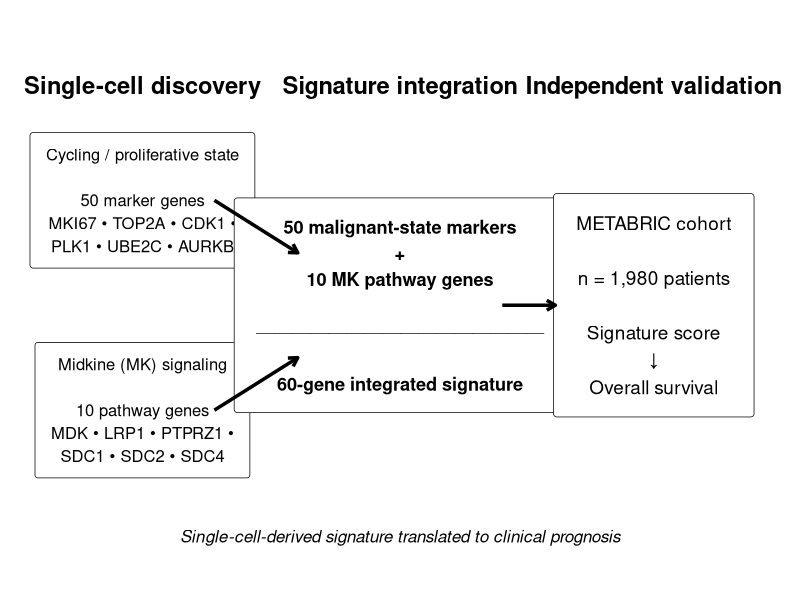
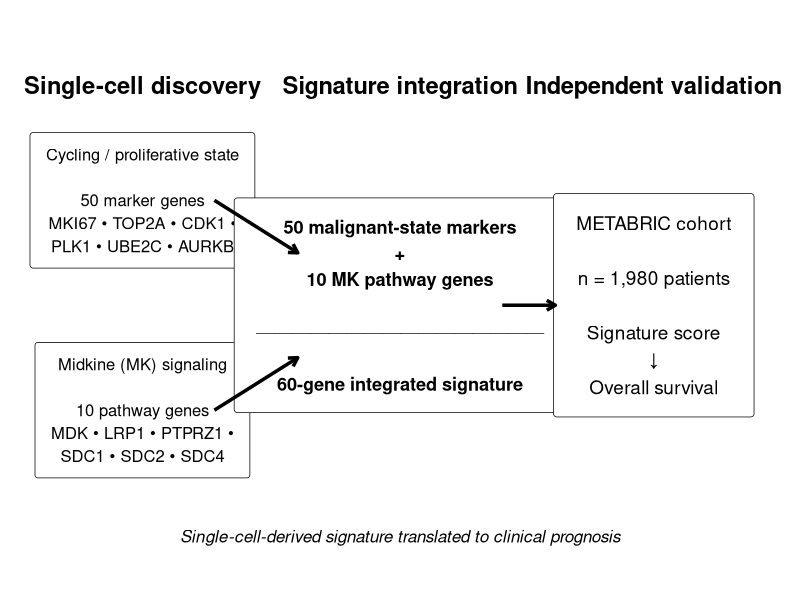

The R source for these figures, in order: (Note: this script raises an error after producing the figures.)
# ============================================================
# FIGURE 6A —60-GENE SIGNATURE SCHEMATIC
# ============================================================

library(ggplot2)
library(grid)

# ------------------------------------------------------------
# Create publication-style schematic
# ------------------------------------------------------------

p6A <- ggplot() +
  
  # ==========================================================
# LEFT: SINGLE-CELL DISCOVERY
# ==========================================================

annotate(
  "text",
  x = 1.6,
  y = 4.65,
  label = "Single-cell discovery",
  fontface = "bold",
  size = 6
) +
  
  # Cycling state
  annotate(
    "label",
    x = 1.6,
    y = 3.55,
    label =
      "Cycling / proliferative state\n\n50 marker genes\nMKI67 • TOP2A • CDK1 •\nPLK1 • UBE2C • AURKB",
    size = 4.2,
    lineheight = 1.15,
    label.padding = unit(0.8, "lines"),
    label.r = unit(0.15, "lines")
  ) +
  
  # MK pathway
  annotate(
    "label",
    x = 1.6,
    y = 1.55,
    label =
      "Midkine (MK) signaling\n\n10 pathway genes\nMDK • LRP1 • PTPRZ1 •\nSDC1 • SDC2 • SDC4",
    size = 4.2,
    lineheight = 1.15,
    label.padding = unit(0.8, "lines"),
    label.r = unit(0.15, "lines")
  ) +
  
  # ==========================================================
# CENTER: INTEGRATION
# ==========================================================

annotate(
  "text",
  x = 5,
  y = 4.65,
  label = "Signature integration",
  fontface = "bold",
  size = 6
) +
  
  annotate(
    "label",
    x = 5,
    y = 2.55,
    label =
      "50 malignant-state markers\n+\n10 MK pathway genes\n\n────────────────\n\n60-gene integrated signature",
    size = 4.6,
    lineheight = 1.2,
    fontface = "bold",
    label.padding = unit(1.0, "lines"),
    label.r = unit(0.15, "lines")
  ) +
  
  # Arrows from left to center
  annotate(
    "segment",
    x = 2.55,
    xend = 3.65,
    y = 3.55,
    yend = 3.05,
    linewidth = 1.2,
    arrow = arrow(length = unit(0.25, "cm"))
  ) +
  
  annotate(
    "segment",
    x = 2.55,
    xend = 3.65,
    y = 1.55,
    yend = 2.05,
    linewidth = 1.2,
    arrow = arrow(length = unit(0.25, "cm"))
  ) +
  
  # ==========================================================
# RIGHT: CLINICAL VALIDATION
# ==========================================================

annotate(
  "text",
  x = 8.35,
  y = 4.65,
  label = "Independent validation",
  fontface = "bold",
  size = 6
) +
  
  annotate(
    "label",
    x = 8.35,
    y = 2.55,
    label =
      "METABRIC cohort\n\nn = 1,980 patients\n\nSignature score\n↓\nOverall survival",
    size = 4.8,
    lineheight = 1.2,
    label.padding = unit(1.0, "lines"),
    label.r = unit(0.15, "lines")
  ) +
  
  # Arrow center → right
  annotate(
    "segment",
    x = 6.35,
    xend = 7.05,
    y = 2.55,
    yend = 2.55,
    linewidth = 1.2,
    arrow = arrow(length = unit(0.25, "cm"))
  ) +
  
  # ==========================================================
# FINAL EMPHASIS
# ==========================================================

annotate(
  "text",
  x = 5,
  y = 0.35,
  label =
    "Single-cell-derived signature translated to clinical prognosis",
  fontface = "italic",
  size = 4.3
) +
  
  theme_void() +
  
  xlim(0.2, 9.8) +
  ylim(0, 5.2)

# ------------------------------------------------------------
# Display
# ------------------------------------------------------------

print(p6A)

# ------------------------------------------------------------
# Save high-resolution outputs
# ------------------------------------------------------------

dir.create(
  "figures/Signature",
  recursive = TRUE,
  showWarnings = FALSE
)

ggsave(
  "figures/Signature/Figure6A_60Gene_Signature_Construction.png",
  p6A,
  width = 13,
  height = 6,
  dpi = 600,
  bg = "white"
)


cat(
  "\nFigure 6A publication-style schematic generated successfully.\n"
)
# ============================================================
# FIGURE 6B
# METABRIC SIGNATURE-SCORE DISTRIBUTION
# ============================================================

bulk <- read_csv(
  "results/TME/bulk_signature_scores.csv",
  show_col_types = FALSE
)

cat("\n========================================\n")
cat("METABRIC signature-score file\n")
cat("========================================\n")

print(colnames(bulk))
print(head(bulk))

# ------------------------------------------------------------
# Identify numeric score column
# ------------------------------------------------------------

numeric_cols <- names(
  bulk[
    sapply(bulk, is.numeric)
  ]
)

# Remove obvious clinical variables if present
numeric_cols <- numeric_cols[
  !grepl(
    "age|year|time|months|status|event|death",
    numeric_cols,
    ignore.case = TRUE
  )
]

if (length(numeric_cols) == 0) {
  stop(
    "Could not identify the signature-score column automatically."
  )
}

score_col <- numeric_cols[1]

cat("\nUsing signature-score column:", score_col, "\n")

# ------------------------------------------------------------
# Clean data
# ------------------------------------------------------------

bulk_plot <- bulk %>%
  filter(!is.na(.data[[score_col]]))

median_score <- median(
  bulk_plot[[score_col]],
  na.rm = TRUE
)

cat("Median signature score:", median_score, "\n")

# ------------------------------------------------------------
# Plot
# ------------------------------------------------------------

p6B <- ggplot(
  bulk_plot,
  aes(x = .data[[score_col]])
) +
  
  geom_histogram(
    bins = 50,
    color = "white"
  ) +
  
  geom_vline(
    xintercept = median_score,
    linetype = "dashed",
    linewidth = 0.9
  ) +
  
  annotate(
    "text",
    x = median_score,
    y = Inf,
    label = "Median split",
    vjust = 1.5,
    hjust = -0.05,
    size = 4
  ) +
  
  labs(
    title = "METABRIC 60-gene signature score",
    x = "Signature score",
    y = "Number of patients"
  ) +
  
  theme_classic(base_size = 13)

print(p6B)

ggsave(
  "figures/Signature/Figure6B_METABRIC_Signature_Score_Distribution.png",
  p6B,
  width = 7,
  height = 5.5,
  dpi = 600
)
# ============================================================
# FIGURE 6D — COX FOREST PLOT
# ============================================================

library(survival)
library(dplyr)
library(ggplot2)
library(gridExtra)
library(grid)

# ------------------------------------------------------------
# 1. Load METABRIC data
# ------------------------------------------------------------

bulk <- read.csv(
  "results/TME/bulk_signature_scores.csv",
  stringsAsFactors = FALSE
)

# ------------------------------------------------------------
# 2. Prepare variables
# ------------------------------------------------------------

bulk <- bulk %>%
  mutate(
    signature_score = as.numeric(signature_score),
    OS_MONTHS = as.numeric(OS_MONTHS),
    
    OS_event = case_when(
      grepl("1:DECEASED", OS_STATUS) ~ 1,
      grepl("0:LIVING", OS_STATUS) ~ 0,
      TRUE ~ NA_real_
    ),
    
    AGE_AT_DIAGNOSIS =
      as.numeric(AGE_AT_DIAGNOSIS),
    
    CLAUDIN_SUBTYPE =
      as.factor(CLAUDIN_SUBTYPE)
  )

# ------------------------------------------------------------
# 3. Complete cases
# ------------------------------------------------------------

cox_data <- bulk %>%
  filter(
    !is.na(signature_score),
    !is.na(OS_MONTHS),
    !is.na(OS_event)
  )

# ------------------------------------------------------------
# 4. Unadjusted Cox model
# ------------------------------------------------------------

cox_unadj <- coxph(
  Surv(OS_MONTHS, OS_event) ~ signature_score,
  data = cox_data
)

unadj_hr <- exp(coef(cox_unadj)["signature_score"])
unadj_ci <- exp(confint(cox_unadj)["signature_score", ])
unadj_p  <- summary(cox_unadj)$coefficients[
  "signature_score",
  "Pr(>|z|)"
]

# ------------------------------------------------------------
# 5. Adjusted Cox model
# ------------------------------------------------------------

cox_adj <- coxph(
  Surv(OS_MONTHS, OS_event) ~
    signature_score +
    AGE_AT_DIAGNOSIS +
    CLAUDIN_SUBTYPE,
  data = cox_data
)

adj_hr <- exp(coef(cox_adj)["signature_score"])
adj_ci <- exp(confint(cox_adj)["signature_score", ])
adj_p  <- summary(cox_adj)$coefficients[
  "signature_score",
  "Pr(>|z|)"
]

# ------------------------------------------------------------
# 6. Create results table
# ------------------------------------------------------------

forest_df <- data.frame(
  Model = c(
    "Unadjusted",
    "Adjusted for age + subtype"
  ),
  
  HR = c(
    unadj_hr,
    adj_hr
  ),
  
  CI_low = c(
    unadj_ci[1],
    adj_ci[1]
  ),
  
  CI_high = c(
    unadj_ci[2],
    adj_ci[2]
  ),
  
  P = c(
    unadj_p,
    adj_p
  )
)

print(forest_df)

# ------------------------------------------------------------
# 7. Formatting
# ------------------------------------------------------------

forest_df <- forest_df %>%
  mutate(
    Model = factor(
      Model,
      levels = rev(Model)
    ),
    
    CI_text = sprintf(
      "%.2f–%.2f",
      CI_low,
      CI_high
    ),
    
    HR_text = sprintf(
      "%.2f",
      HR
    ),
    
    P_text = ifelse(
      P < 0.001,
      formatC(P, format = "e", digits = 2),
      sprintf("%.3f", P)
    )
  )

# ------------------------------------------------------------
# 8. Forest plot
# ------------------------------------------------------------

p6D_forest <- ggplot(
  forest_df,
  aes(
    x = HR,
    y = Model
  )
) +
  
  geom_vline(
    xintercept = 1,
    linetype = "dashed",
    linewidth = 0.7
  ) +
  
  geom_errorbarh(
    aes(
      xmin = CI_low,
      xmax = CI_high
    ),
    height = 0.18,
    linewidth = 1
  ) +
  
  geom_point(
    size = 4
  ) +
  
  scale_x_log10(
    breaks = c(0.75, 1, 1.25, 1.5, 2),
    limits = c(0.7, 2.1)
  ) +
  
  labs(
    title = "Cox regression",
    x = "Hazard ratio (log scale)",
    y = NULL
  ) +
  
  theme_classic(
    base_size = 13
  ) +
  
  theme(
    plot.title = element_text(
      face = "bold",
      size = 14
    ),
    axis.text.y = element_text(
      face = "bold"
    )
  )

# ------------------------------------------------------------
# 9. Results table
# ------------------------------------------------------------

table_df <- forest_df %>%
  mutate(
    Model = as.character(Model)
  ) %>%
  select(
    Model,
    HR,
    CI_text,
    P_text
  )

table_grob <- tableGrob(
  table_df,
  rows = NULL,
  theme = ttheme_minimal(
    base_size = 11,
    core = list(
      fg_params = list(hjust = 0.5)
    ),
    colhead = list(
      fg_params = list(fontface = "bold")
    )
  )
)

# ------------------------------------------------------------
# 10. Combine forest plot + table
# ------------------------------------------------------------

combined_plot <- arrangeGrob(
  p6D_forest,
  table_grob,
  ncol = 1,
  heights = c(3.5, 1.4)
)

# ------------------------------------------------------------
# 11. Save
# ------------------------------------------------------------

dir.create(
  "figures/Signature",
  recursive = TRUE,
  showWarnings = FALSE
)

ggsave(
  "figures/Signature/Figure6D_Publication_Cox_Plot.png",
  combined_plot,
  width = 9,
  height = 6.5,
  dpi = 600,
  bg = "white"
)

cat("\nFigure 6D publication-style plot generated successfully.\n")
